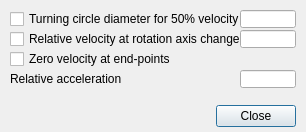
<?xml version="1.0" encoding="UTF-8"?>
<ui version="4.0">
 <class>CDlgPathVelocityProfile</class>
 <widget class="QDialog" name="CDlgPathVelocityProfile">
  <property name="geometry">
   <rect>
    <x>0</x>
    <y>0</y>
    <width>306</width>
    <height>132</height>
   </rect>
  </property>
  <property name="windowTitle">
   <string>Path Velocity Profile</string>
  </property>
  <property name="locale">
   <locale language="English" country="UnitedStates"/>
  </property>
  <widget class="QCheckBox" name="qqTurningCircleCheck">
   <property name="geometry">
    <rect>
     <x>10</x>
     <y>10</y>
     <width>231</width>
     <height>18</height>
    </rect>
   </property>
   <property name="focusPolicy">
    <enum>Qt::StrongFocus</enum>
   </property>
   <property name="text">
    <string>Turning circle diameter for 50% velocity</string>
   </property>
  </widget>
  <widget class="QLineEdit" name="qqTurningCircleValue">
   <property name="geometry">
    <rect>
     <x>240</x>
     <y>10</y>
     <width>56</width>
     <height>18</height>
    </rect>
   </property>
  </widget>
  <widget class="QCheckBox" name="qqRelativeVelocityCheck">
   <property name="geometry">
    <rect>
     <x>10</x>
     <y>30</y>
     <width>231</width>
     <height>18</height>
    </rect>
   </property>
   <property name="focusPolicy">
    <enum>Qt::StrongFocus</enum>
   </property>
   <property name="text">
    <string>Relative velocity at rotation axis change</string>
   </property>
  </widget>
  <widget class="QLineEdit" name="qqRelativeVelocityValue">
   <property name="geometry">
    <rect>
     <x>240</x>
     <y>30</y>
     <width>56</width>
     <height>18</height>
    </rect>
   </property>
  </widget>
  <widget class="QCheckBox" name="qqEndPointsZero">
   <property name="geometry">
    <rect>
     <x>10</x>
     <y>50</y>
     <width>231</width>
     <height>18</height>
    </rect>
   </property>
   <property name="focusPolicy">
    <enum>Qt::StrongFocus</enum>
   </property>
   <property name="text">
    <string>Zero velocity at end-points</string>
   </property>
  </widget>
  <widget class="QLabel" name="label">
   <property name="geometry">
    <rect>
     <x>10</x>
     <y>70</y>
     <width>211</width>
     <height>18</height>
    </rect>
   </property>
   <property name="text">
    <string>Relative acceleration</string>
   </property>
  </widget>
  <widget class="QLineEdit" name="qqRelativeAcceleration">
   <property name="geometry">
    <rect>
     <x>240</x>
     <y>70</y>
     <width>56</width>
     <height>18</height>
    </rect>
   </property>
  </widget>
  <widget class="QDialogButtonBox" name="qqClose">
   <property name="geometry">
    <rect>
     <x>15</x>
     <y>100</y>
     <width>281</width>
     <height>32</height>
    </rect>
   </property>
   <property name="standardButtons">
    <set>QDialogButtonBox::Close</set>
   </property>
  </widget>
 </widget>
 <tabstops>
  <tabstop>qqTurningCircleCheck</tabstop>
  <tabstop>qqTurningCircleValue</tabstop>
  <tabstop>qqRelativeVelocityCheck</tabstop>
  <tabstop>qqRelativeVelocityValue</tabstop>
  <tabstop>qqEndPointsZero</tabstop>
  <tabstop>qqRelativeAcceleration</tabstop>
  <tabstop>qqClose</tabstop>
 </tabstops>
 <resources/>
 <connections/>
</ui>
